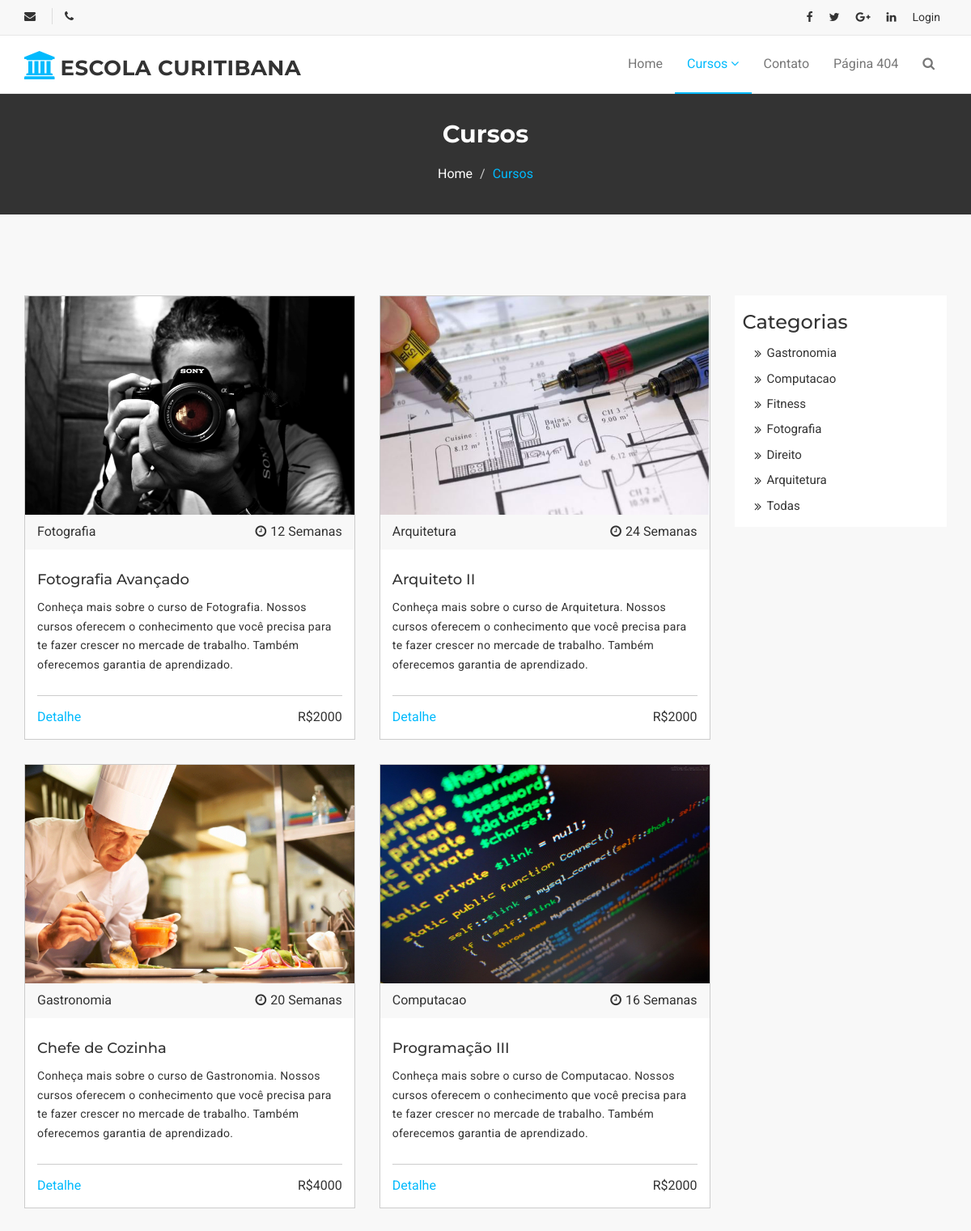
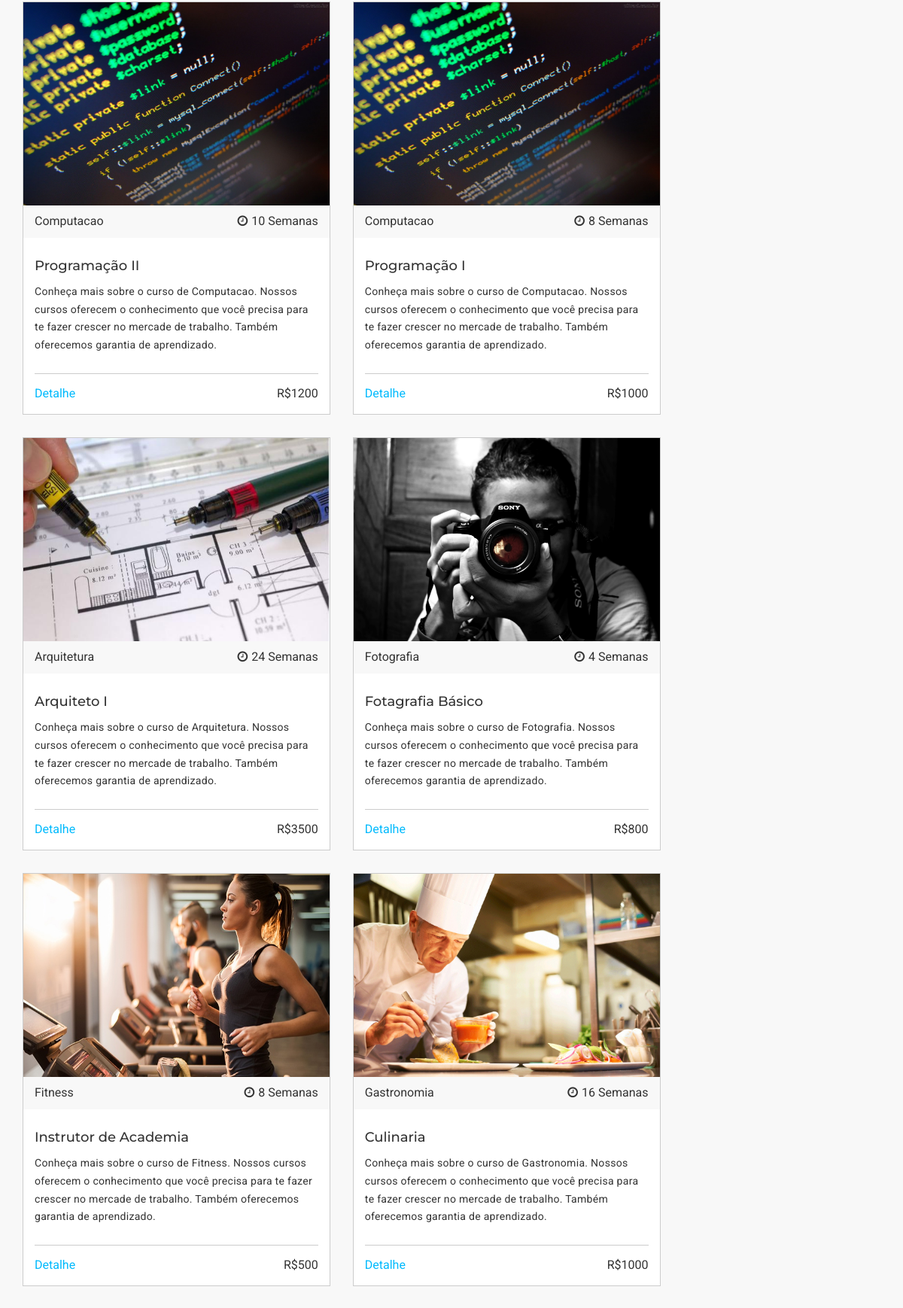
The page /course.php (upper part) on the database its author committed (2 pictures, top to bottom).
### tables this page shows
CREATE TABLE `cursos` (
  `Id` int(11) NOT NULL,
  `Curso` varchar(30) NOT NULL,
  `Duracao` int(11) NOT NULL,
  `Preco` float NOT NULL,
  `Local` varchar(30) NOT NULL,
  `CategoriaId` int(11) NOT NULL,
  `Inicio` date NOT NULL,
  `Texto` varchar(400) NOT NULL,
  `Foto` varchar(100) NOT NULL
);

CREATE TABLE `categorias` (
  `Id` int(11) NOT NULL,
  `Categoria` varchar(50) NOT NULL
);

### course.php (the view, shortened to what this page needs)
<?php
	include("config.php");
?>
<!DOCTYPE html>
<html lang="en">
  <head>
    <link href="assets/css/font-awesome.css" rel="stylesheet">
    <link href="assets/css/bootstrap.css" rel="stylesheet">
    <link rel="stylesheet" type="text/css" href="assets/css/slick.css">
    <link id="switcher" href="assets/css/theme-color/default-theme.css" rel="stylesheet">
    <link href="assets/css/style.css" rel="stylesheet">
  </head>
  <body>
  <header id="mu-header">
    <div class="container">
      <div class="row">
        <div class="col-lg-12 col-md-12">
          <div class="mu-header-area">
            <div class="row">
              <div class="col-lg-6 col-md-6 col-sm-6 col-xs-6">
                <div class="mu-header-top-left">
                  <div class="mu-top-email">
                    <i class="fa fa-envelope"></i>
                  </div>
                  <div class="mu-top-phone">
                    <i class="fa fa-phone"></i>
                  </div>
                </div>
              </div>
              <div class="col-lg-6 col-md-6 col-sm-6 col-xs-6">
                <div class="mu-header-top-right">
                  <nav>
                    <ul class="mu-top-social-nav">
                      <li><a href="#"><span class="fa fa-facebook"></span></a></li>
                      <li><a href="#"><span class="fa fa-twitter"></span></a></li>
                      <li><a href="#"><span class="fa fa-google-plus"></span></a></li>
                      <li><a href="#"><span class="fa fa-linkedin"></span></a></li>
                      <?php
                      if(!isset($_SESSION['login']))
                      {
                         echo("<li><a href='login/index.php'>Login</a></li>");
                      }
                      else
                      {
                        $usuario = $_SESSION['nome'];
                         echo("<li><a href='login/logout.php'>Bem vindo ".$usuario."</a></li>");
                      }
                      ?>
                    </ul>
                  </nav>
                </div>
              </div>
            </div>
          </div>
        </div>
      </div>
    </div>
  </header>
  <section id="mu-menu">
    <nav class="navbar navbar-default" role="navigation">
      <div class="container">
        <div class="navbar-header">
          <a class="navbar-brand" href="index.php"><i class="fa fa-university"></i><span>Escola Curitibana</span></a>
        </div>
        <div id="navbar" class="navbar-collapse collapse">
          <ul id="top-menu" class="nav navbar-nav navbar-right main-nav">
            <li><a href="index.php">Home</a></li>
            <li class="dropdown active">
              <a href="#" class="dropdown-toggle active" data-toggle="dropdown">Cursos <span class="fa fa-angle-down"></span></a>
            </li>
            <li><a href="contact.php">Contato</a></li>
            <li><a href="404.php">Página 404</a></li>
            <li><a href="#" id="mu-search-icon"><i class="fa fa-search"></i></a></li>
          </ul>
        </div>
      </div>
    </nav>
  </section>
 <section id="mu-page-breadcrumb">
   <div class="container">
     <div class="row">
       <div class="col-md-12">
         <div class="mu-page-breadcrumb-area">
           <h2>Cursos</h2>
           <ol class="breadcrumb">
            <li><a href="#">Home</a></li>
            <li class="active">Cursos</li>
          </ol>
         </div>
       </div>
     </div>
   </div>
 </section>
 <section id="mu-course-content">
   <div class="container">
     <div class="row">
       <div class="col-md-12">
         <div class="mu-course-content-area">
            <div class="row">
              <div class="col-md-9">
                <div class="mu-course-container">
                  <div class="row">
					<?php
						$prep_exibir=$conexao->prepare('SELECT * FROM `cursos` ORDER BY `Id` DESC');
						$prep_exibir->execute();
						while($row=$prep_exibir->fetch()){
							$prep_procura=$conexao->prepare('SELECT * FROM `categorias`');
							$prep_procura->execute();
							while($row_2=$prep_procura->fetch()){
								if($row['CategoriaId'] == $row_2['Id']){
									$categoria = $row_2['Categoria'];
									break;
								}
							}
					?>
                    <div class="col-md-6 col-sm-6">
                    <div class="mu-latest-course-single">
                      <figure class="mu-latest-course-img">
                        <?php echo "<a href='#'><img src='img/".$row['Foto']."' width='250' height='270' alt='img' /></a>"; ?>
                        <figcaption class="mu-latest-course-imgcaption">
                          <a href="#"><?php echo $categoria; ?></a>
                          <span><i class="fa fa-clock-o"></i><?php echo $row['Duracao']; ?> Semanas</span>
                        </figcaption>
                      </figure>
                      <div class="mu-latest-course-single-content">
                        <h4><a href="#"><?php echo $row['Curso']; ?></a></h4>
                        <p>Conheça mais sobre o curso de <?php echo $categoria ?>. Nossos cursos oferecem o conhecimento que você precisa para te fazer crescer no mercade de trabalho. Também oferecemos garantia de aprendizado. </p>
                        <div class="mu-latest-course-single-contbottom">
                          <?php echo "<a class='mu-course-details' href='course-detail.php?detalhes&id=".$row['Id']."'>Detalhe</a>"; ?>
                          <span class="mu-course-price" href="#">R$<?php echo $row['Preco']; ?></span>
                        </div>
                      </div>
                    </div>
					</div>
					<?php
						}
					?>
                  </div>
                </div>
              </div>
              <div class="col-md-3">
                <aside class="mu-sidebar">
                  <div class="mu-single-sidebar">
					<?php
						$prep_cat=$conexao->prepare('SELECT * FROM `categorias`');
						$prep_cat->execute();
					?>
                    <h3>Categorias</h3>
                    <ul class="mu-sidebar-catg">
							<?php
								while($row=$prep_cat->fetch()){
									echo "<li><a href='course.php?filtro&id=".$row['Id']."'>".$row['Categoria']."</a></li>";
								}
							?>
							<li><a href='course.php?filtro&id=0'>Todas</a></li>
                    </ul>
                  </div>
                </aside>
             </div>
           </div>
         </div>
       </div>
     </div>
   </div>
 </section>
  </body>
</html>

### assets/css/theme-color/default-theme.css (style rules this page uses)
#mu-menu .navbar-header .navbar-brand i { color: #01bafd; }
#mu-menu .navbar-default .navbar-nav > .active > a, #mu-menu .navbar-default .navbar-nav > .active > a:hover, #mu-menu .navbar-default .navbar-nav > .active > a:focus { color: #01bafd; border-bottom: 2px solid #01bafd; background-color: transparent; }
.mu-latest-course-single .mu-latest-course-single-content .mu-latest-course-single-contbottom .mu-course-details { color: #01bafd; }
#mu-page-breadcrumb .mu-page-breadcrumb-area .breadcrumb .active { color: #01bafd; }
#mu-course-content { background-color: #f8f8f8; display: inline; float: left; padding: 100px 0; width: 100%; }
#mu-course-content .mu-course-content-area { display: inline; float: left; width: 100%; }
#mu-course-content .mu-course-content-area .mu-course-container { display: inline; float: left; width: 100%; }
#mu-course-content .mu-course-content-area .mu-course-container .mu-latest-course-single { border: 1px solid #ccc; margin-bottom: 30px; }

### rows shown on the page
cursos: Foto (picture), CategoriaId.Categoria "Fotografia", Duracao "12", Curso "Fotografia Avançado", Preco "2000"
cursos: Foto (picture), CategoriaId.Categoria "Arquitetura", Duracao "24", Curso "Arquiteto II", Preco "2000"
cursos: Foto (picture), CategoriaId.Categoria "Gastronomia", Duracao "20", Curso "Chefe de Cozinha", Preco "4000"
cursos: Foto (picture), CategoriaId.Categoria "Computacao", Duracao "16", Curso "Programação III", Preco "2000"
cursos: Foto (picture), CategoriaId.Categoria "Computacao", Duracao "10", Curso "Programação II", Preco "1200"
cursos: Foto (picture), CategoriaId.Categoria "Computacao", Duracao "8", Curso "Programação I", Preco "1000"
cursos: Foto (picture), CategoriaId.Categoria "Arquitetura", Duracao "24", Curso "Arquiteto I", Preco "3500"
cursos: Foto (picture), CategoriaId.Categoria "Fotografia", Duracao "4", Curso "Fotagrafia Básico", Preco "800"
cursos: Foto (picture), CategoriaId.Categoria "Fitness", Duracao "8", Curso "Instrutor de Academia", Preco "500"
cursos: Foto (picture), CategoriaId.Categoria "Gastronomia", Duracao "16", Curso "Culinaria", Preco "1000"
categorias: Categoria "Gastronomia"
categorias: Categoria "Computacao"
categorias: Categoria "Fitness"
categorias: Categoria "Fotografia"
categorias: Categoria "Direito"
categorias: Categoria "Arquitetura"
